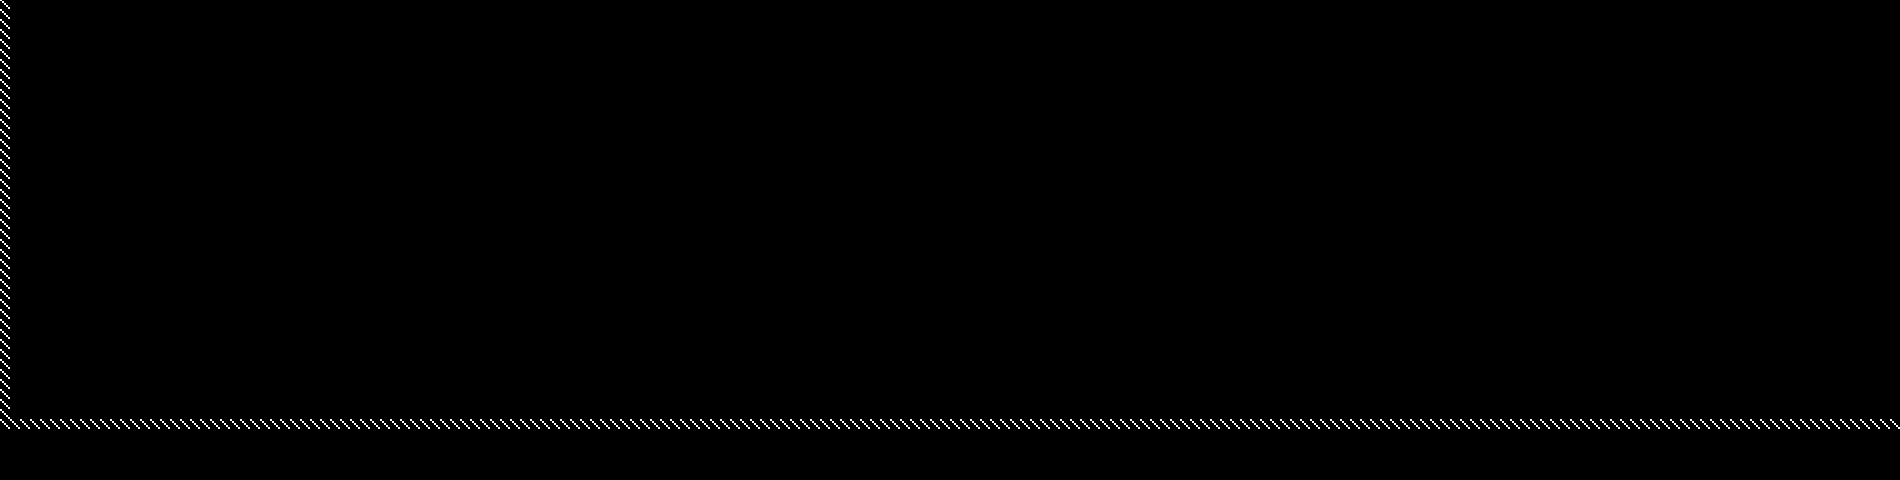

Tiled map render using the project's own tile images. Description and the map definition, with tile-layer contents summarised, below:
An orthogonal 190x48 tile map with 10x10 px tiles, 1 tile layer (Tile Layer 1), 3 tilesets.

<map version="1.0" orientation="orthogonal" renderorder="right-down" width="190" height="48" tilewidth="10" tileheight="10" nextobjectid="11">
 <tileset firstgid="1" name="debug10x10" tilewidth="10" tileheight="10" tilecount="1" columns="1">
  <image source="../assets/graphics/debug/tile10x10.gif" width="10" height="10" />
 </tileset>
 <tileset firstgid="2" name="box" tilewidth="40" tileheight="40" tilecount="1" columns="1">
  <image source="../assets/graphics/debug/box.gif" width="40" height="40" />
 </tileset>
 <tileset firstgid="3" name="debug_door" tilewidth="50" tileheight="80" tilecount="6" columns="6">
  <image source="../assets/graphics/debug/door.gif" width="300" height="80" />
 </tileset>
 <layer name="Tile Layer 1" width="190" height="48" offsetx="0" offsety="-1">
  <data>[9120 cells, 232 non-empty, 1 distinct tile ids]</data>
 </layer>
</map>
